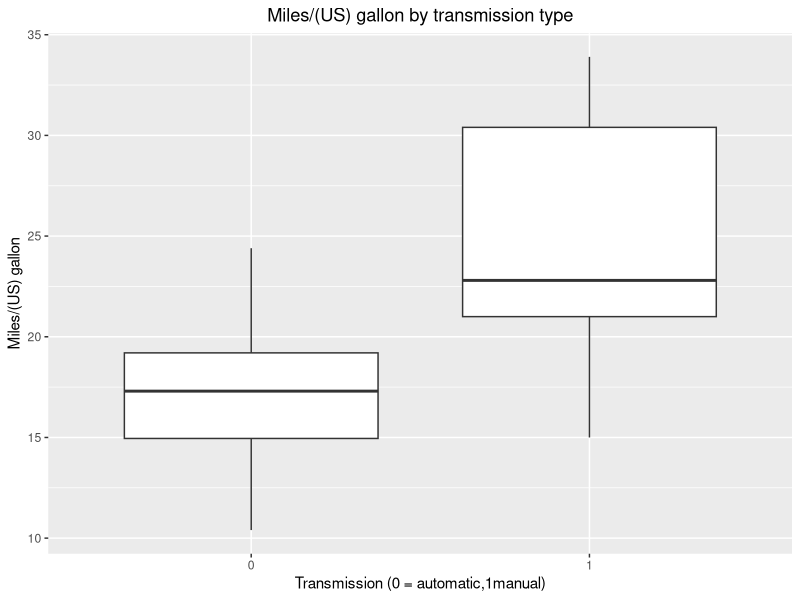
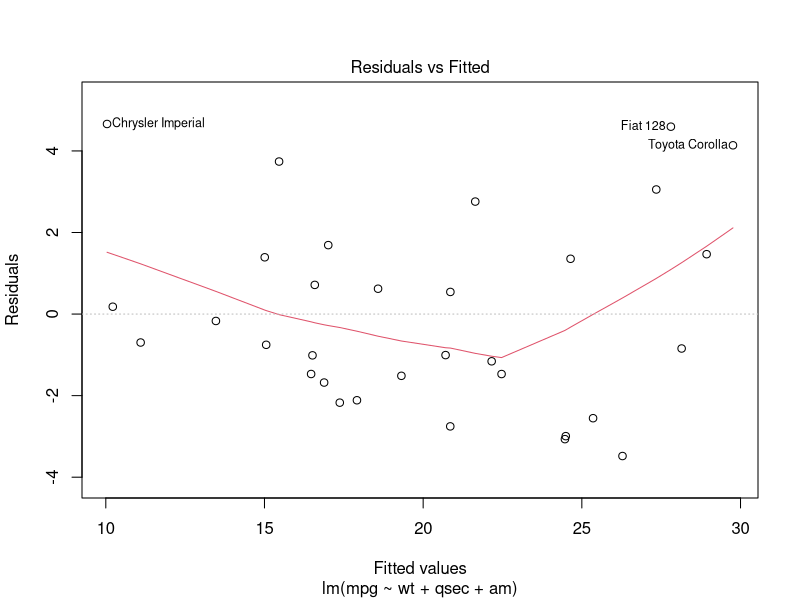
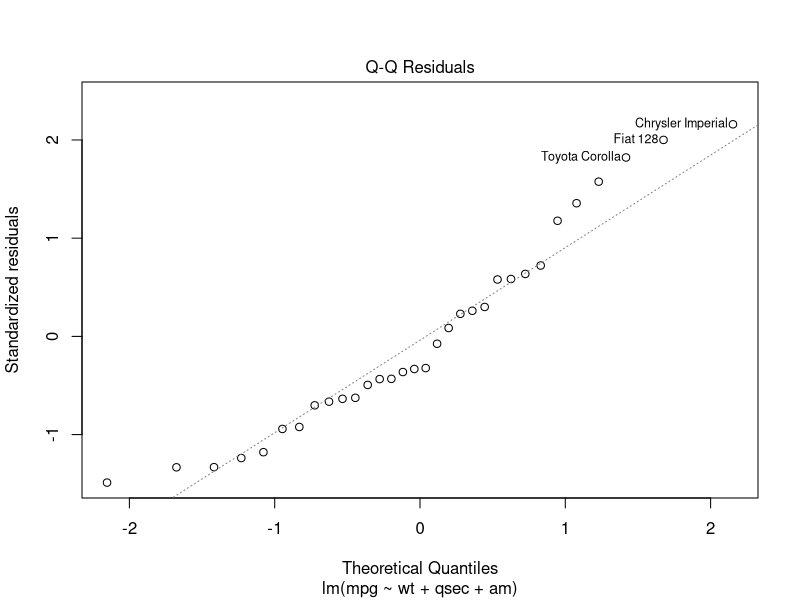
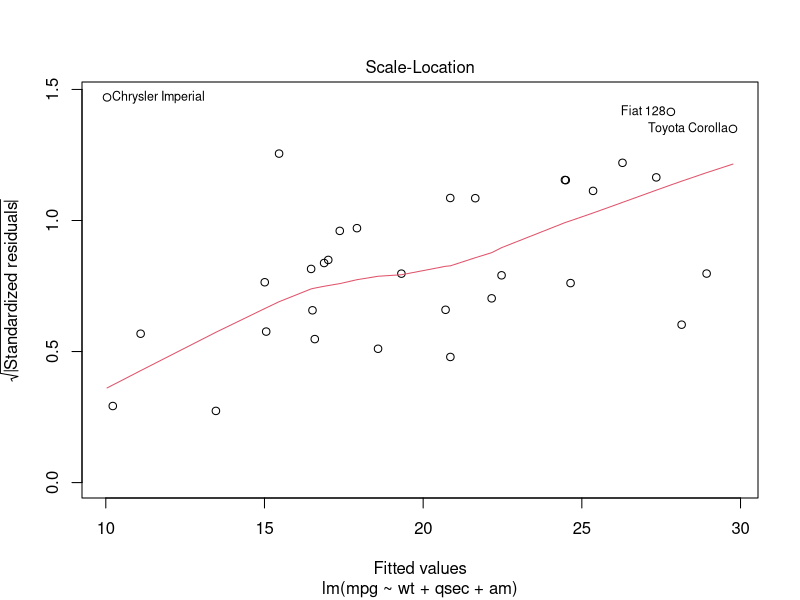
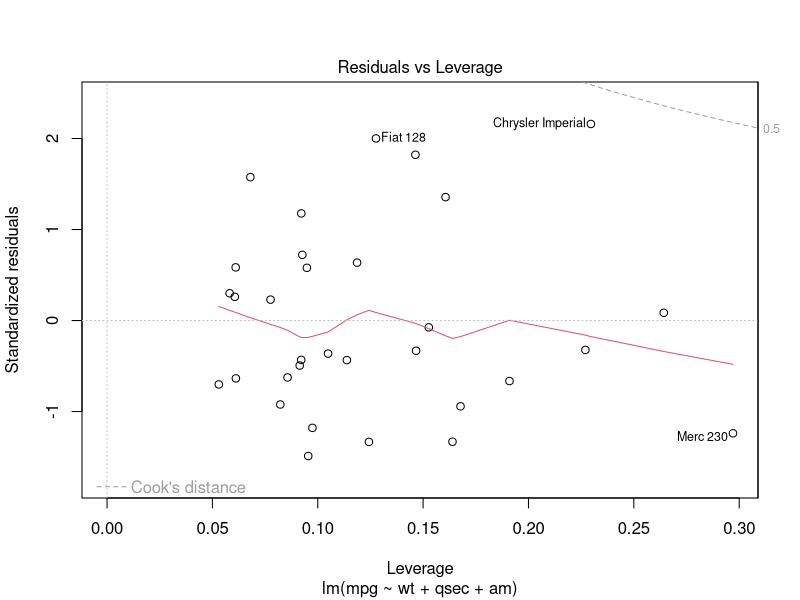

Recreate these plots in R, in order.
## ---- chunk 1

## ---- chunk 2
knitr::opts_chunk$set(echo = FALSE)
library(dplyr)
library(ggplot2)
## ---- chunk 3
library(datasets)
data("mtcars")
str(mtcars)
cor(mtcars$mpg,mtcars[,-1])
## ---- chunk 4
knitr::opts_chunk$set(echo = TRUE)
mtcars$am <- as.factor(mtcars$am)
g<-ggplot(mtcars,aes(x=am,y=mpg))+
        geom_boxplot()+
        labs(title="Miles/(US) gallon by transmission type",x="Transmission (0 = automatic,1manual)",y="Miles/(US) gallon")
g<-g + theme(
  plot.title = element_text(hjust = 0.5),
)
print(g)
## ---- chunk 5
t.test(mtcars$mpg~mtcars$am,conf.level=0.95)
## ---- chunk 6
step_best_model = step(lm(data = mtcars, mpg ~ .),trace=0,steps=10000)
summary(step_best_model)
## ---- chunk 7
plot(step_best_model)
